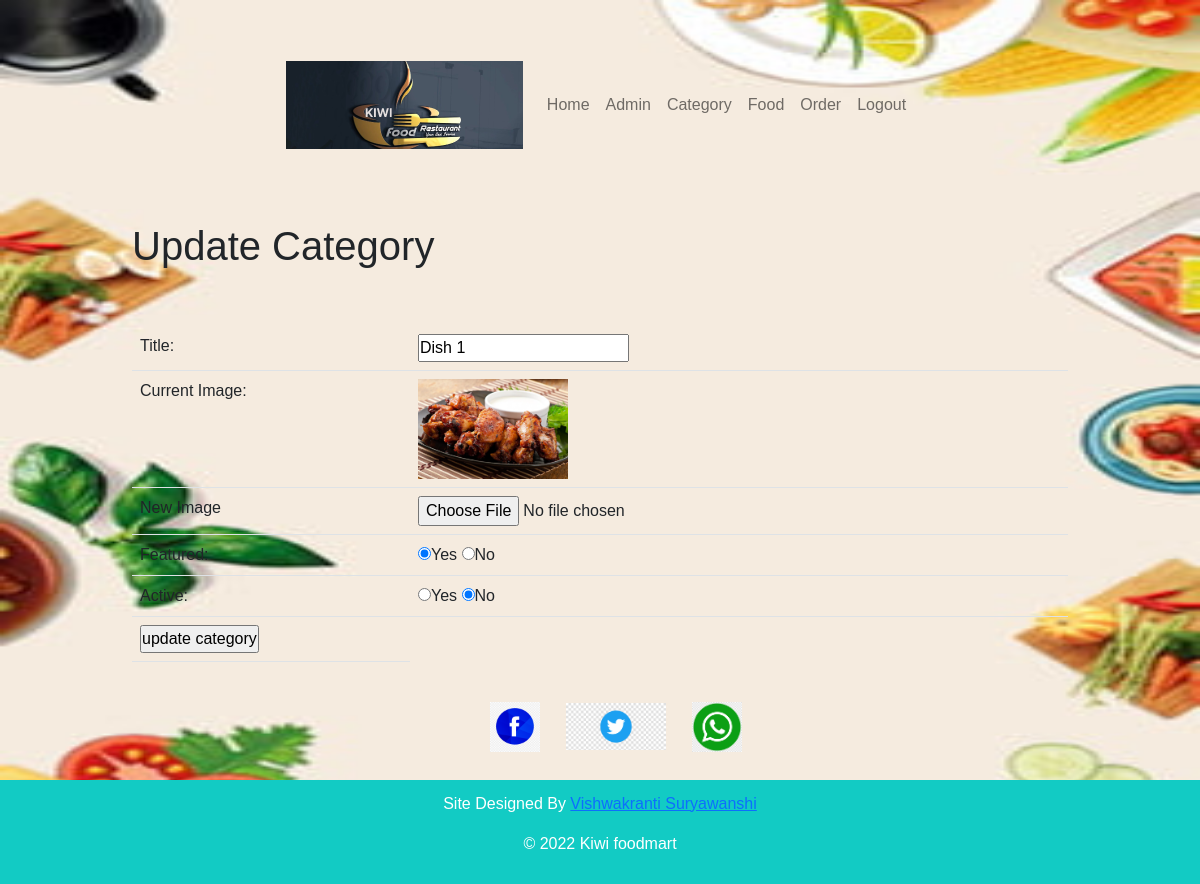
/admin/update-category.php?id=9, run on the app's committed database.
### tables this page shows
CREATE TABLE `category` (
  `id` int(10) NOT NULL,
  `title` varchar(100) NOT NULL,
  `name_image` varchar(150) NOT NULL,
  `featured` varchar(10) NOT NULL,
  `active` varchar(10) NOT NULL
);

### admin/update-category.php (the view, shortened to what this page needs)
<?php include('partials/menu.php') ?>
<div class="main-content">
    <div class="wrapper">
        <h1>Update Category</h1>
        <br>
        <br>
        <?php
        if (isset($_GET['id'])) {
            $id = $_GET['id'];
            $sql = "SELECT * FROM category WHERE id=$id";
            $res = mysqli_query($conn, $sql);
            $count = mysqli_num_rows($res);
            if ($count == 1) {
                $row = mysqli_fetch_assoc($res);
                $title = $row['title'];
                $current_image = $row['name_image'];
                $featured = $row['featured'];
                $active = $row['active'];
            } else {
                $_SESSION['no-category found'] = "<div class='error'>Category Not Found.</div>";
                header('location:' . SiteURL . 'admin/manage-category.php');
            }
        } else if (isset($_POST['submit'])) {
            $id = ($_POST['id']);
            $title = ($_POST['title']);
            $current_image = ($_POST['current_image']);
            $featured = ($_POST['featured']);
            $active = ($_POST['active']);
            $sql2 = "UPDATE category SET
            title = '$title',
            featured = '$featured',
            current_image = '$current_image',
            active = '$active',
            WHERE id=$id
            ";
            $res2 = mysqli_query($conn, $sql2);
            if (isset($_FILES['image']['name'])) {
                $image_name = $_FILES['image']['name'];
                if ($image_name != "") {
                    $ext = end(explode('.', $image_name));
                    $image_name = "dish_category_" . rand(000, 999) . '.' . $ext;
                    $source_path = $_FILES['image']['tmp_name'];
                    $destination_path = "../images/category/" . $image_name;
                    $upload = move_uploaded_file($source_path, $destination_path);
                    if ($upload == false) {
                        $_SESSION['upload'] = "<div class='error'>Failed to upload image.</div>";
                        header('location:' . SiteURL . 'admin/manage-category.php');
                        die();
                    }
                    if ($current_image != "") {
                        $remove_path = "../images/category/" . $current_image;
                        $remove = unlink($remove_path);
                        if ($remove == false) {
                            $_SESSION['failed-remove'] = "<div class='error'>Failed to remove current image.</div>";
                            header('location:' . SiteURL . 'admin/manage-category.php');
                            die();
                        }
                    }
                } else {
                    $image_name = $current_image;
                }
            } else {
                $image_name = $current_image;
            }
            $sql2 = "UPDATE category SET
                        title = ?,
                        name_image = ?,
                        featured = ?,
                        active = ?
                        WHERE id = ?
            ";
            $stmt = $mysqli->prepare($sql2);
            $stmt->bind_param("ssssi", $title, $image_name, $featured, $active, $id);
            $stmt->execute();
            if ($stmt == true) {
                $_SESSION['Update'] = "<div class='Success'>Category updated  successfully</div>";
                header('location:' . SiteURL . 'admin/manage-category.php');
                exit;
            } else {
                $_SESSION['Update'] = "<div class='Error'>Failed to update category</div>";
                header('location:' . SiteURL . 'admin/manage-category.php');
                exit;
            }
        } else {
            header('location:' . SiteURL . 'admin/manage-category.php');
            exit;
        }
        ?>
        <form action="update-category.php" method="POST" enctype="multipart/form-data">
            <table class="table">
                <tr>
                    <td>Title:</td>
                    <td>
                        <input type="text" name="title" value="<?php echo $title; ?>">
                    </td>
                </tr>
                <tr>
                    <td>Current Image:</td>
                    <td>
                        <?php
                        if ($current_image != "") {
                        ?>
                            <img src="<?php echo SiteURL; ?>images/category/<?php echo $current_image; ?>" width="150px">
                        <?php
                        } else {
                            echo "<div class='error'>Image Not Added.</div>";
                        }
                        ?>
                    </td>
                </tr>
                <tr>
                    <td>New Image</td>
                    <td>
                        <input type="file" name="image">
                    </td>
                </tr>
                <tr>
                    <td>Featured:</td>
                    <td>
                        <input <?php if ($featured == "Yes") {
                                    echo "checked";
                                } ?> type="radio" name="featured" value="Yes">Yes
                        <input <?php if ($featured == "No") {
                                    echo "checked";
                                } ?> type="radio" name="featured" value="No">No
                    </td>
                </tr>
                <tr>
                    <td>Active:</td>
                    <td>
                        <input <?php if ($active == 'Yes') {
                                    echo "checked";
                                } ?> type="radio" name="active" value="Yes">Yes
                        <input <?php if ($active == 'No') {
                                    echo "checked";
                                } ?> type="radio" name="active" value="No">No
                    </td>
                </tr>
                <tr>
                    <td>
                        <input type="submit" name="submit" value="update category">
                    </td>
                </tr>
            </table>
        </form>
    </div>
</div>
<?php include('partials/footer.php') ?>

### admin/css_kiwi_foodmart/admin.css (style rules this page uses)
body { background-image: url('../../images/Background_image.jpg'); background-repeat: no-repeat; background-attachment: fixed; background-size: 100% 100%; }
* { margin: 0; padding: 0; font-family: Arial, Helvetica, sans-serif; }
.wrapper { padding: 1%; width: 80%; margin: 0 auto; }
table tr td { padding: 1%; }

### data on the page
category: title "Dish 1", name_image (picture), featured "☑", active "☑"
